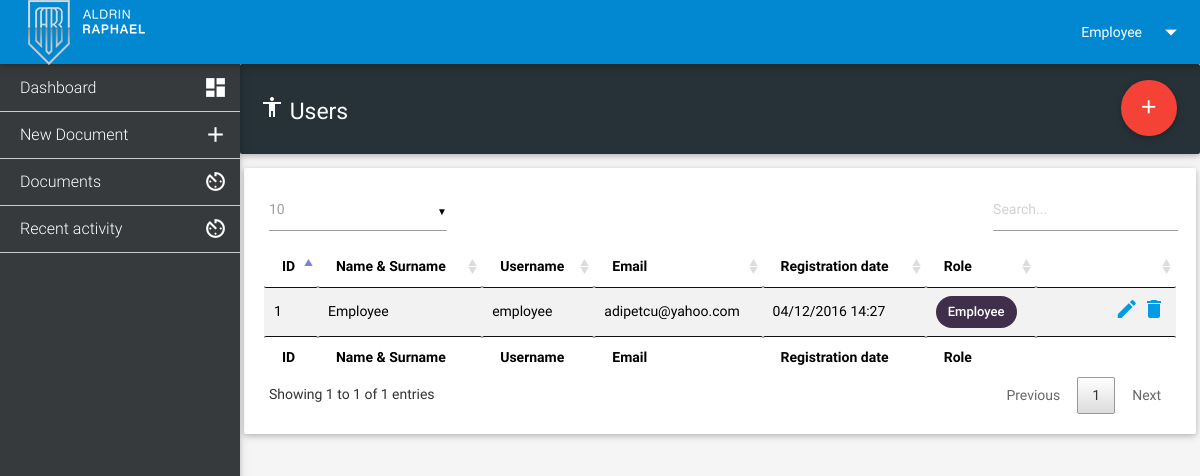
/users.php (signed in), run on the app's committed database.
### tables this page shows
CREATE TABLE IF NOT EXISTS `users` (
  `id` int(11) NOT NULL AUTO_INCREMENT,
  `email` varchar(255) NOT NULL,
  `username` varchar(255) NOT NULL,
  `password` varchar(255) NOT NULL,
  `name` varchar(255) NOT NULL,
  `surname` varchar(255) NOT NULL,
  `date` int(11) NOT NULL,
  `role` int(2) NOT NULL DEFAULT '1',
  PRIMARY KEY (`id`)
);

CREATE TABLE IF NOT EXISTS `roles` (
  `id` int(11) NOT NULL AUTO_INCREMENT,
  `name` varchar(255) NOT NULL,
  `color` varchar(255) NOT NULL,
  `zones` text NOT NULL,
  `default` int(1) NOT NULL,
  PRIMARY KEY (`id`)
);

### inc/classes/Database.php (called while the page is built, shortened)
<? if ( ! defined('BASEDIR')) exit('Acces denied');
class Db {
	public function select($table,$where=array(),$order=array(),$limit=array('from'=>0,'to'=>10000)){
		$c[]='1=1';
		$ord = "";
		if($order){
			foreach($order as $tag=>$val){
				$o[]=' '.$tag." ".$val;
			}
			if($o){
				$ord="order by ".implode(',',$o);
			}
		}
		foreach($where as $tag=>$val){
			$c[]=$tag."='".$val."'";
		}
		$r=array();
 		$res=mysql_query("select * from ".$table." where ".implode(' AND ',$c)." ".$ord." LIMIT ".$limit['from'].",".$limit['to'])or die("eroare1:".mysql_error()."<br/><b>Query:</b>select * from ".$table." where ".implode(' AND ',$c)." ".$o);
 		while($row=mysql_fetch_array($res)){
 			$r[]= (object) $row;
 		}
 		return $r;
 	}
 	public function select_row($table,$where,$order=array(),$limit=array('from'=>0,'to'=>10000)){
 		$r=$this->select($table,$where,$order,$limit);
 		return $r[0];
 	}
}
$db = new Db;
?>

### inc/classes/User.php (called while the page is built, shortened)
<?
	class User extends Db{
		public function __construct(){
			if(isset($_COOKIE['user'])){
				$this->userinfo = $this->select_row('users',array('id'=>$_COOKIE['user'],'password'=>$_COOKIE['password']));
				$this->userrole = $this->select_row('roles',array('id'=>$this->userinfo->role));
			}
				$this->loginFile = 'auth.php';
		}
		public function isLogged(){
			if(isset($_COOKIE['user'])){
				$this->userinfo = $this->select_row('users',array('id'=>$_COOKIE['user'],'password'=>$_COOKIE['password']));
				if($this->userinfo) return 1;
			}
		}
		public function Protect(){
		    if(!$this->isLogged()){
		        header("Location:".$this->loginFile);
		    }
		}
		public function has_access($area){
			$zone = array(
				'documents'=>0,
				'templates'=>1,
				'users'=>2,
				'settings'=>3,
				);
			$acc = unserialize($this->userrole->zones);
			if(in_array($zone[$area], $acc)){
				return true;
			}
			return false;
		}
	}
	$user = new User;
?>

### inc/App.php (called while the page is built, shortened)
<?
	foreach (glob(APP_PATH."/classes/*.php") as $filename)
		{
			include $filename;
	}
?>

### inc/views/users/list.php (the view)
  <div class="fixed-action-btn horizontal" style="top: 80px; right: 24px;">
       <a class="btn-floating btn-large waves-effect waves-light red" href="users.php?menu=add_user" ><i class="material-icons">add</i></a>
  </div>
    <table id="dataTable" class="responsive-table striped highlight bordered" cellspacing="0">
    <thead>
        <tr>
            <th>ID</th>
            <th>Name & Surname</th>
            <th>Username</th>
            <th>Email</th>
            <th>Registration date</th>
            <th>Role</th>
            <th>&nbsp;</th>
        </tr>
    </thead>
    <tfoot>
        <tr>
            <th>ID</th>
            <th>Name & Surname</th>
            <th>Username</th>
            <th>Email</th>
            <th>Registration date</th>
            <th>Role</th>
            <th>&nbsp;</th>
        </tr>
    </tfoot>
    <tbody>
        <?
            $users = $db->select('users',array(),array('id'=>'asc'));
            foreach($users as $u){
                $role = $db->select_row('roles',array('id'=>$u->role));
                ?>
        <tr>
            <td><?php echo $u->id?></td>
            <td><?php echo $u->name." ".$u->surname?></td>
            <td><?php echo $u->username?></td>
            <td><?php echo $u->email?></td>
            <td><?php echo date('d/m/Y H:i',$u->date)?></td>
            <td><span class='chip role' style='background:<?php echo $role->color?>'><?php echo $role->name?></span></td>
            <td class='actions'>
                <a href="users.php?menu=add_user&edit=<?php echo $u->id?>"><i class="material-icons">mode_edit</i></a>
                <a href="#" class='deleteitem' data-table='users' data-id='<?php echo $u->id?>'><i class="material-icons">delete</i></a>
            </td>
        </tr>
        <?}?>
    </tbody>
</table>

### inc/commons/header.php (shortened to what this page needs)
<div class="navbar-fixed">
  <nav>
    <div class="nav-wrapper light-blue  darken-2 ">
      <a href="./" class="brand-logo"><img src="style/images/logo.png" alt=""></a>
      <ul class="right hide-on-med-and-down">
        <li><a class="dropdown-button" href="#!" data-activates="dropdown1"><?php echo $user->userinfo->surname?> <?php echo $user->userinfo->name?><i class="material-icons right">arrow_drop_down</i></a></li>
      </ul>
    </div>
  </nav>
</div>
      <ul id="slide-out" class="side-nav fixed">
        <li><a href="index.php" class='waves-effect waves-light  <?if(!$menu)echo "active";?>'><i class="material-icons">dashboard</i> Dashboard</a></li>
        <?if($user->has_access('documents')){?>
        <li><a href="documents.php?menu=add_document" class='waves-effect waves-light  <?if(!$menu)echo "active";?>'><i class="material-icons">add</i> New Document</a></li>
        <li><a href="documents.php" class='waves-effect waves-light  <?if($menu=='documents')echo "active";?>'><i class="material-icons">av_timer</i> Documents</a></li>
        <?}?>
        <li><a href="recent.php" class='waves-effect waves-light  <?if($menu=='recent')echo "active";?>'><i class="material-icons">av_timer</i> Recent activity</a></li>
      </ul>

### style/css/style.css (style rules this page uses)
html { font-size:14px; }
body { background:#f5f5f5; }
.chip.role { color:#fff; }
.fixed-action-btn { height:60px; position: absolute; }
.actions { width:120px; text-align:right; }
.navbar-fixed { z-index:1024; }
.side-nav { padding-top: 65px; background: #373a3c; }
.side-nav.fixed a { padding: 14px 20px; color: #fff; }
.side-nav li { padding:0; font-weight: 500; }
.side-nav a { height: 100%; line-height: 18px; color: #919191; font-size: 16px; font-weight: 300; border-bottom: 1px solid #ccc; }
.side-nav .collapsible-header i.material-icons, .side-nav i.material-icons { position: absolute; top: 10px; width: 14px; font-size: 25px; right: 13px; }
.side-nav i.material-icons { width:24px; font-weight: 300; }
.btn, .btn-large { background:#f44336; }

### data on the page
users: name "Employee", id "1", username "employee", email "adipetcu@yahoo.com", date "04/12/2016 14:27"
roles: name "Employee"
